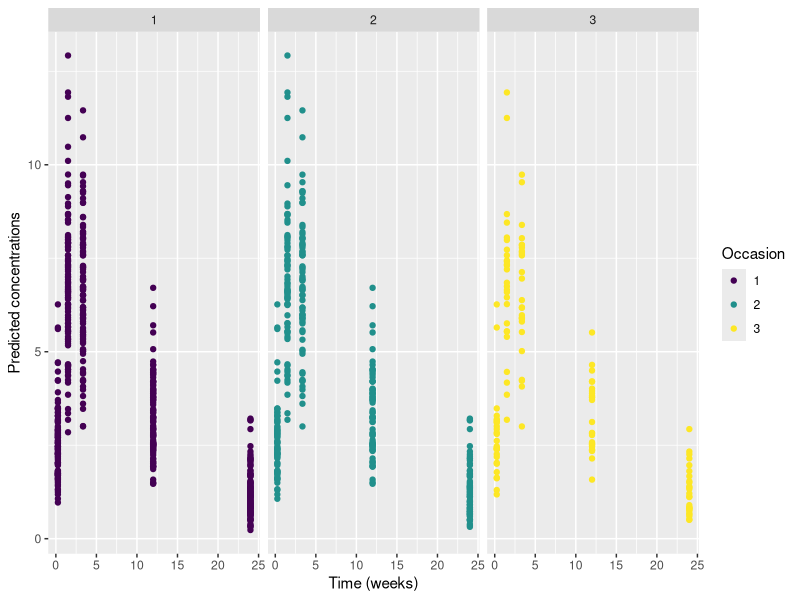
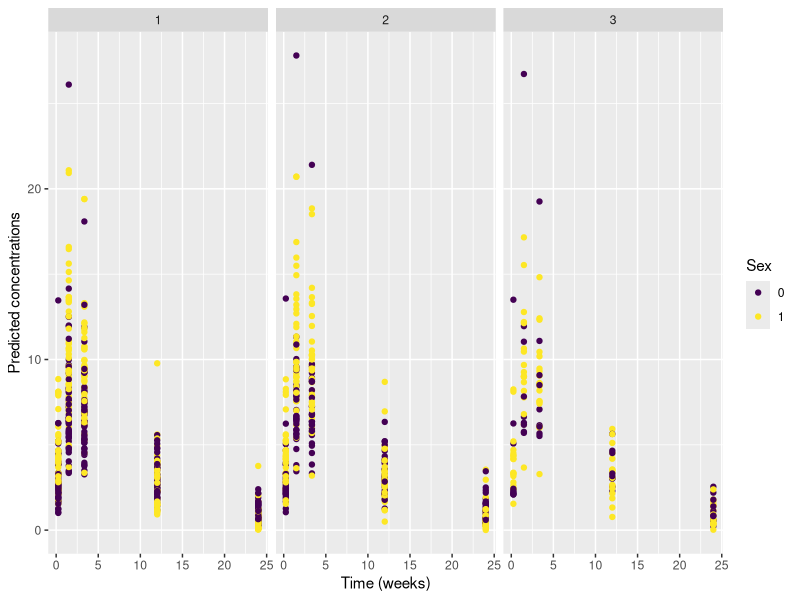
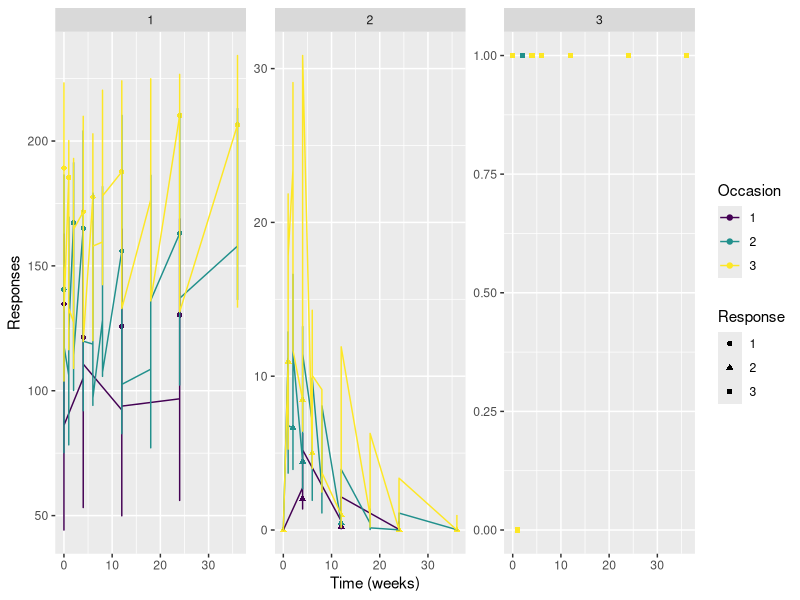
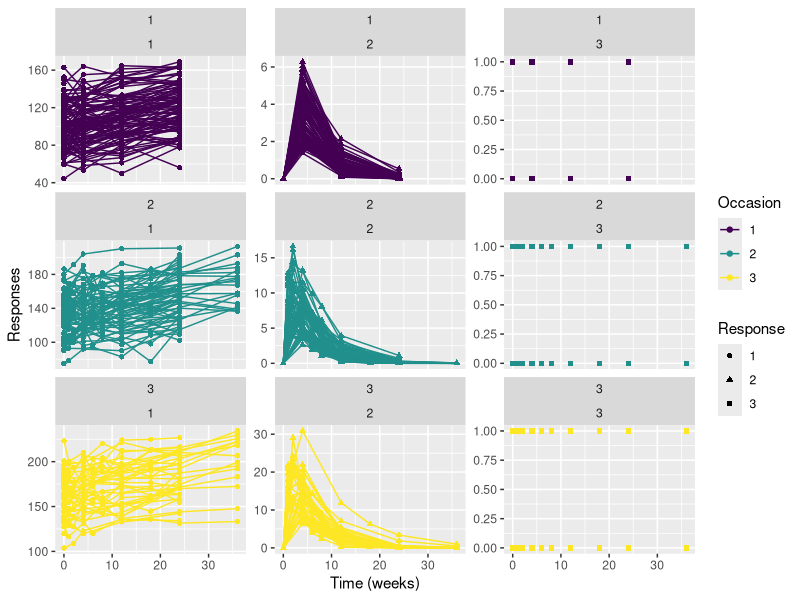
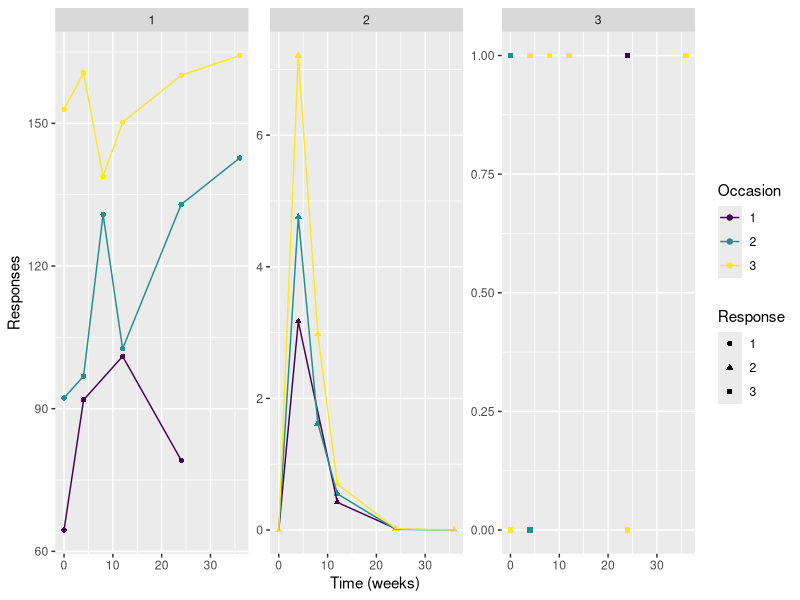
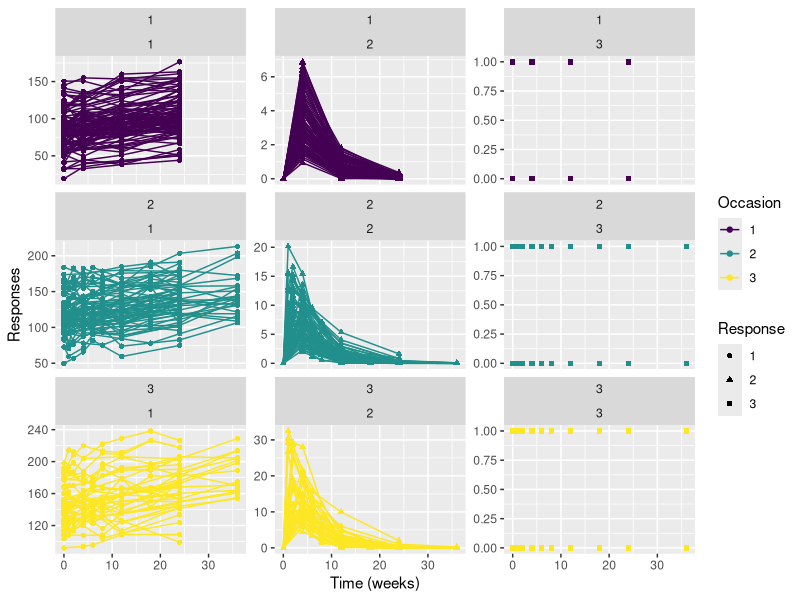
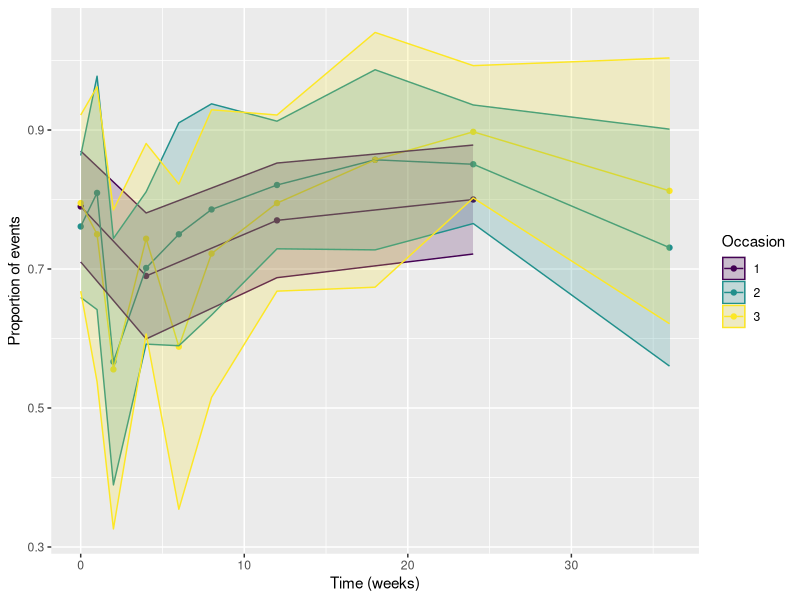

R code for these plots, in order:
## ---- chunk 1
# Setting working directory
require("knitr")
knitr::opts_chunk$set(echo = TRUE)

# Libraries
library(ggplot2) 
library(RColorBrewer) 
library(gridExtra)
library(viridis)
library(mvtnorm)

#library(dplyr)
# library(Cairo)

# Working directory
saemixDir<-"/home/eco/work/saemix/saemixextension"
workDir <-getwd()
setwd(workDir)
knitr::opts_chunk$set(root.dir = workDir)

# directory to save simulated data
datDir<-file.path(saemixDir,"data40")
saveSimData <- FALSE
## ---- chunk 2
#################### Design
nsuj <- 100
sampleTimes <- c(0.25, 1.5, 3.35, 12, 24)

#################### Model
# model function
theo1cpt <- function(psi,id,xidep) {
  tim<-xidep[,1]
  dose<-xidep[,2]
  ka<-psi[id,1]
  V<-psi[id,2]
  CL<-psi[id,3]
  ypred <- dose*ka/V/(ka-CL/V)*(exp(-CL/V*tim) - exp(-ka*tim))
  return(ypred)
}

# Parameters
doses <- c(4)
param <- data.frame(ka=1.48, V=0.48, CL=0.04, betaCRCL=0.5)
## IIV
omega.iiv <- rep(0.3,3)
varcovmat<-diag(c(omega.iiv[2],omega.iiv[3])**2) # correlation between delta and CL
varcovmat[1,2]<-varcovmat[2,1]<-0.7*omega.iiv[2]*omega.iiv[3]
## IOV
omega.iov <- c(0.15)
## Residual variability
par.sig <- c(0.1,0.1)

#################### Covariates
## Baseline covariates
### equal number of male and female
### weight ~ N(60,12) in female and N(70,14) in men
male.id <- sort(sample(1:nsuj, nsuj/2, replace=FALSE))
cov.base <- data.frame(id=1:nsuj, sex=1, wt = trunc(rnorm(nsuj, mean=60, sd=12)))
cov.base$sex[male.id]<-0
cov.base$wt[male.id]<-trunc(rnorm(nsuj/2, mean=70, sd=14))

## Occasion specific covariates
### number of occasions between 1 and 3
### comedication ~ Bernoulli(p=0.3) at each occasion
### CLCR at baseline ~ U(min-max)
### normal values: 97 to 137 mL/min for men and 88 to 128 mL/min for women
#### Decrease of 5% (~N(0.05, 0.01)) every month for the purpose of the exercise
nocc <- sample(1:3, size=nsuj, replace=TRUE) # nb of occasions per subject
cov.base$nb.occ <- nocc
cov.occ<-data.frame()
for(i in 1:nsuj) {
  tabsuj<-do.call(rbind,rep(list(cov.base[i,]),nocc[i]))
  tabsuj<-cbind(tabsuj, occ=1:nocc[i])
  crcl<-trunc(runif(1,97,137))-ifelse(cov.base$sex[1]==1,9,0)
  crcl<-c(crcl, round(crcl*rnorm(1,mean=0.95,sd=0.01), digits=2))
  crcl<-c(crcl, round(crcl[2]*rnorm(1,mean=0.95,sd=0.01), digits=2))
  tabsuj<-cbind(tabsuj,crcl=crcl[1:nocc[i]], comed=rbinom(nocc[i],1,0.3))
  cov.occ<-rbind(cov.occ, tabsuj)
}

# Simulation of individual-specific parameters (dataframe psi1)
## No covariates used in the model
psi1 <-data.frame(id=1:nsuj)
# Simulate first random effects for delta and CL, correlated, then all other etas
tab1 <- rmvnorm(nsuj, sigma=varcovmat)
etas <- matrix(rnorm(nsuj*3,mean=0,sd=1), ncol=3)
psi1$ka <- param$ka*exp(etas[,1]*omega.iiv[1])  # log-normal distribution
psi1$V <- param$V*exp(tab1[,1]) # log-normal distribution, omega.iiv already included
psi1$CL<-param$CL*exp(tab1[,2]) # log-normal distribution

psi1.nocov <- psi1

# Adding subject-specific covariates
psi1$V <- param$V*exp(tab1[,1])*(cov.base$wt/70)*(0.7*cov.base$sex+(1-cov.base$sex))
psi1$CL<-param$CL*exp(tab1[,2])*(cov.base$wt/70)^0.75 # log-normal distribution
psi1.cov <- psi1

# Adding IOV
## No covariate
psi1.iov<-NULL
for(isuj in 1:nsuj) {
  psisuj <- do.call(rbind,rep(list(psi1.nocov[isuj,]),nocc[isuj]))
  psisuj$occ<-1:nocc[isuj]
#  eta.iov<-rmvnorm(nocc[isuj],sigma=iovmat)
  eta.iov<-rnorm(1,mean=0,sd=omega.iov)
#  psisuj$CL <-psisuj$CL*exp(eta.iov[,2])
  psisuj$CL <-psisuj$CL*exp(eta.iov)
  psi1.iov<-rbind(psi1.iov, psisuj)
}
psi1.iov$index <- paste0(psi1.iov$id,".",psi1.iov$occ)

psi1.iov.nocov <- psi1.iov

## Adding occasion-specific covariates
psi1.iov<-NULL
for(isuj in 1:nsuj) {
  psisuj <- do.call(rbind,rep(list(psi1.cov[isuj,]),nocc[isuj]))
  psisuj$occ<-1:nocc[isuj]
  #  eta.iov<-rmvnorm(nocc[isuj],sigma=iovmat)
  eta.iov<-rnorm(nocc[isuj],mean=0,sd=omega.iov)
  #  psisuj$CL <-psisuj$CL*exp(eta.iov[,2])
  psisuj$CL <-psisuj$CL*exp(eta.iov)
  psi1.iov<-rbind(psi1.iov, psisuj)
}
psi1.iov$CL <- psi1.iov$CL*(cov.occ$comed*1.3+(1-cov.occ$comed))*(cov.occ$crcl/110)^(param$betaCRCL)
psi1.iov$index <- paste0(psi1.iov$id,".",psi1.iov$occ)

psi1.iov.cov <- psi1.iov
## ---- chunk 3
# Predicted data (same times for each occasion)
xidep1 <- data.frame(tim=rep(sampleTimes,dim(psi1.iov.nocov)[1]), dose=doses[1], matchidx=rep(psi1.iov.nocov$index, each=length(sampleTimes)))
id1<-match(xidep1$matchidx,psi1.iov.nocov$index)
mat1 <- psi1.iov.nocov$index[match(xidep1$matchidx,psi1.iov.nocov$index)]
mat1 <- matrix(unlist(strsplit(mat1,".",fixed=T)), ncol=2, byrow=T)


# Simulated data (adding error)
## No covariate
psi1 <- as.matrix(psi1.iov.nocov[,2:4])
ypred <- theo1cpt(psi1,id1,xidep1)
gpred <- sqrt(par.sig[1]**2 + (ypred*par.sig[2])**2)
ntot<-length(ypred)
simdata<-data.frame(id=as.integer(mat1[,1]), tim=xidep1$tim, occ=as.integer(mat1[,2]), dose=doses[1], ypred=ypred, 
                    ysim=ypred+gpred*rnorm(ntot,0,1))

ggplot(simdata, aes(x=tim, y=ypred, colour=as.factor(occ))) + geom_point() + xlab("Time (weeks)") + ylab("Predicted concentrations")  + scale_color_viridis("Occasion",discrete = TRUE) + facet_wrap(.~occ)

datsim.nocov <- simdata

if(FALSE)
  plot(xidep1$tim, ypred)

# With covariates
psi1 <- as.matrix(psi1.iov.cov[,2:4])
ypred <- theo1cpt(psi1,id1,xidep1)
gpred <- sqrt(par.sig[1]**2 + (ypred*par.sig[2])**2)
ntot<-length(ypred)
simdata<-data.frame(id=as.integer(mat1[,1]), tim=xidep1$tim, occ=as.integer(mat1[,2]), dose=doses[1], ypred=ypred, 
                    ysim=ypred+gpred*rnorm(ntot,0,1))
simdata <- cbind(simdata,
                 cov.base[match(simdata$id,cov.base$id),2:3],
                 cov.occ[id1,c(6,7)])

ggplot(simdata, aes(x=tim, y=ypred, group=as.factor(sex), colour=as.factor(sex))) + geom_point() + xlab("Time (weeks)") + ylab("Predicted concentrations")  + scale_color_viridis("Sex",discrete = TRUE) + facet_wrap(.~occ)

datsim.cov <- simdata

## ---- chunk 4

if(saveSimData) write.csv(datsim.nocov, file=file.path(datDir,"theoSimul_nocov.csv"), quote=F, row.names = FALSE)

if(saveSimData) write.csv(datsim.cov, file=file.path(datDir,"theoSimul_cov.csv"), quote=F, row.names = FALSE)

## ---- chunk 5
# design
nsuj <- 100
commonTimes <- c(0, 4, 12, 24)
sampleTimes <- c(1,2,6,8,18,36)

# model function
simul.biomarkers <- function(psi,id,xidep) {
  tim<-xidep[,1]
  dose<-xidep[,2]
  y<-xidep[,3] # not used for the simulation
  ytype<-xidep$ytype
  occ <- xidep$occ
  alpha<-psi[id,1] # biomarker 1
  delta<-psi[id,2]
  ka<-psi[id,3] # biomarker 2
  V<-psi[id,4]
  CL<-psi[id,5]
  p3<-psi[id,6] # biomarker 3
  delta.y1<-psi[id,7]
  delta.y2<-psi[id,8]
  y1 <- alpha+delta*tim
  y2 <- dose*ka/V/(ka-CL/V)*(exp(-CL/V*tim) - exp(-ka*tim))
  logit<-p3+delta.y1*(y1/100)+delta.y2*y2
  pevent<-1/(1+exp(-logit))
  ypred<-rbinom(length(tim),size=1, prob=pevent) # ytype==3
  ypred[ytype==1]<-y1[ytype==1]
  ypred[ytype==2]<-y2[ytype==2]
  return(ypred)
}

# Parameters
doses <-c(50,100,200,400)
param <- data.frame(alpha=100, delta=0.83, ka=1, V=12, CL=2.5, p3=0.3, delta.y1=0.84, delta.y2=-0.0675)
## IIV
omega.iiv <- c(rep(0.2,5),0,0.1,0.1) # SD of the IIV for each parameter (on the eta scale)
varcovmat<-diag(c(omega.iiv[2],omega.iiv[5])**2) # correlation between delta and CL
varcovmat[1,2]<-varcovmat[2,1]<-0.7*omega.iiv[2]*omega.iiv[5]
## IOV
omega.iov <- c(0.1, 0.1) # SD of the IOV for each parameter (on the eta scale)
iovmat <- diag(omega.iov**2) # only IOV for delta and CL
iovmat[1,2]<-iovmat[2,1]<-0.7*omega.iov[1]*omega.iov[2]
## Residual variability
par.sig <- c(10,0.1)
# correlation between 

## Biomarker 1: changes from 100 to 150 on average
## Biomarker 2: peaks around 4 weeks, to a value of 20 with the highest dose (200)
biomark2 <- function(tim, dose,param) {
  dose*param$ka/param$V/(param$ka-param$CL/param$V)*(exp(-param$CL/param$V*tim) - exp(-param$ka*tim))
}
# Biomarker 3: initial probability p3=0.3
## increased probability to 0.7 when biomarker 1 is doubled
### logit(0.3)+delta.y1*2=logit(0.7) => delta.y1 = 0.84
## decreased probability to 0.1 when biomarker 2 is at its peak value (20) on the highest dose
### logit(0.3)+delta.y2*20=logit(0.1) => delta.y2 = -0.0675

# Finding parameters for the 2nd biomarker
if(FALSE) {
  xtim<-c(seq(0,4,0.5),5:36)
  ypl <- data.frame(x=rep(xtim,4), dose=rep(doses, each=length(xtim)), y=0)
  for(idose in doses) ypl$y[ypl$dose==idose]<-biomark2(xtim, idose, param)
  ggplot(data=ypl,aes(x=x, y=y, group=dose, colour=as.factor(dose)))+geom_line() + scale_color_viridis(discrete = TRUE)
}
# Finding parameters for the 3rd biomarker
if(FALSE) {
  (log(.7/.3)-log(.3/.7))/2
  (log(.1/.9)-log(.3/.7))/20
}

# Simulation of individual-specific parameters (dataframe psi1)
## No covariates used in the model
psi1 <-data.frame(id=1:nsuj)
# Simulate first random effects for delta and CL, correlated, then all other etas
tab1 <- rmvnorm(nsuj, sigma=varcovmat)
etas <- matrix(rnorm(nsuj*5,mean=0,sd=1), ncol=5)
psi1$alpha <- param$alpha*(1+etas[,1]*omega.iiv[1])
psi1$delta<-param$delta*(1+tab1[,1]) # normal distribution, omega.iiv already included
psi1$ka <- param$ka*exp(etas[,2]*omega.iiv[3])  # log-normal distribution
psi1$V <- param$V*exp(etas[,3]*omega.iiv[4]) # log-normal distribution, omega.iiv already included
psi1$CL<-param$CL*exp(tab1[,2]) # log-normal distribution
psi1$p3 <- param$p3 # no IIV
psi1$delta.y1 <- param$delta.y1*(1+etas[,4]*omega.iiv[7]) # normal distribution
psi1$delta.y2 <- param$delta.y2*(1+etas[,5]*omega.iiv[8])

psi1.nocov <- psi1

# Adding IOV
nocc <- sample(1:3, size=nsuj, replace=TRUE) # nb of occasions per subject
psi1.iov<-NULL
for(isuj in 1:nsuj) {
  psisuj <- do.call(rbind,rep(list(psi1[isuj,]),nocc[isuj]))
  psisuj$occ<-1:nocc[isuj]
  eta.iov<-rmvnorm(nocc[isuj],sigma=iovmat)
  psisuj$delta <-psisuj$delta*(1+eta.iov[,1])
  psisuj$CL <-psisuj$CL*exp(eta.iov[,2])
  # steady increase in biomarker with time across occasions
  if(nocc[isuj]>1)
    psisuj$alpha[2]<-psisuj$alpha[1]+psisuj$delta[1]*36
  if(nocc[isuj]>2)
    psisuj$alpha[3]<-psisuj$alpha[2]+psisuj$delta[2]*36
  psi1.iov<-rbind(psi1.iov, psisuj)
}
psi1.iov$index <- paste0(psi1.iov$id,".",psi1.iov$occ)

# Simulated data
xidep1 <- data.frame(tim=rep(commonTimes, each=3), dose=doses[1], y=0, ytype=rep(c(1:3),length(commonTimes)), occ=1)

simdata<-NULL
isuj<-1
for(isuj in 1:nsuj) {
  xidep<-xidep1
  idose1 <- sample(1:2,1) # starting dose
  xidep$dose <- doses[idose1]
  if(nocc[isuj]>1) {
  for(iocc in 2:nocc[isuj]) {
    ntim <- sample(0:4,1)
    if(ntim>0) xtime <- sort(c(commonTimes,sample(sampleTimes, ntim)))
    xidep2 <- data.frame(tim=rep(xtime, each=3), dose=doses[idose1+(iocc-1)], y=0, ytype=rep(c(1:3),length(xtime)), occ=iocc)
    xidep<-rbind(xidep, xidep2)
  }
  }
  id.occ<-paste0(rep(isuj,dim(xidep)[1]),".",xidep$occ)
  xid <- match(id.occ, psi1.iov$index)
  ypred<-simul.biomarkers(psi1.iov[,-c(1)], xid, xidep)
  datsuj <- data.frame(id=isuj, time=xidep$tim, dose=xidep$dose, ytype=xidep$ytype, occ=xidep$occ,ypred=round(ypred,digits=2), y=ypred)
  datsuj$y[datsuj$ytype==1] <- round(datsuj$y[datsuj$ytype==1] + par.sig[1]*rnorm(sum(datsuj$ytype==1)), digits=2)
  datsuj$y[datsuj$ytype==2] <- round(datsuj$y[datsuj$ytype==2]*(1 + par.sig[2]*rnorm(sum(datsuj$ytype==2))), digits=2)
  simdata <- rbind(simdata, datsuj)
}

if(FALSE) {
  ggplot(datsuj, aes(x=time, y=ypred, group=ytype, colour=as.factor(ytype))) + geom_point() + xlab("Time (weeks)") + ylab("Responses")  + scale_color_viridis("Occasion",discrete = TRUE) + facet_wrap(.~occ)

ggplot(datsuj, aes(x=time, y=ypred, group=occ, colour=as.factor(ytype))) + geom_point() + geom_line() + xlab("Time (weeks)") + ylab("Responses")  + scale_color_viridis("Response",discrete = TRUE) + facet_wrap(.~ytype, scales="free_y")

ggplot(datsuj, aes(x=time, y=y, group=occ, colour=as.factor(ytype))) + geom_point(aes(shape=as.factor(occ))) + geom_line() + xlab("Time (weeks)") + ylab("Responses")  + scale_color_viridis("Response",discrete = TRUE) + scale_shape(name = "Occasion") + facet_wrap(.~ytype, scales="free_y")

}

# Plot for one subject with 3 occasions
isuj <- unique(simdata$id[simdata$occ==3])[1]
datsuj<-simdata[simdata$id==isuj,]
ggplot(datsuj, aes(x=time, y=y, group=occ, colour=as.factor(occ))) + geom_point(aes(shape=as.factor(ytype))) + geom_line(data = subset(simdata, ytype<3)) + xlab("Time (weeks)") + ylab("Responses")  + scale_color_viridis("Occasion",discrete = TRUE) + scale_shape(name = "Response") + facet_wrap(.~ytype, scales="free_y")

# Plot for all subjects
ggplot(simdata, aes(x=time, y=y, group=id, colour=as.factor(occ))) + geom_point(aes(shape=as.factor(ytype))) + geom_line(data = subset(simdata, ytype<3)) + xlab("Time (weeks)") + ylab("Responses")  + scale_color_viridis("Occasion",discrete = TRUE) + scale_shape(name = "Response") + facet_wrap(occ~ytype, scales="free_y")

# Probably need to transform biomarker 3 into % of responses at each time to visualise response 3

## ---- chunk 6
if(saveSimData) write.csv(psi1.iov, file=file.path(datDir,"complexSimulation_simpsiNocov.csv"), quote=F, row.names = FALSE)

if(saveSimData) write.csv(simdata, file=file.path(datDir,"complexSimulation_nocov.csv"), quote=F, row.names = FALSE)

## ---- chunk 7
# Covariates
## Baseline covariates
### equal number of male and female
### weight ~ N(60,12) in female and N(70,14) in men
### age ~ N(60, 9)
male.id <- sort(sample(1:nsuj, nsuj/2, replace=FALSE))
cov.base <- data.frame(id=1:nsuj, sex=1, age=trunc(runif(nsuj,30,71)), wt = trunc(rnorm(nsuj, mean=60, sd=9)))
cov.base$sex[male.id]<-0
cov.base$wt[male.id]<-trunc(rnorm(nsuj/2, mean=70, sd=10.5))
summary(cov.base)

## Occasion specific covariates
### number of occasions between 1 and 3
### Normal serum creatinine ranges are:
#   0.6–1.1 mg/dL in women and adolescents aged 16 and older
#   0.8–1.3 mg/dL in men and adolescents aged 16 and older
#    0.2 or more in infants, depending on muscle development
## note: other sources would give males (0.7-1.2) and females (0.5-1.0) => used here
#### Scr at baseline ~ N(0.75,0.08) + 0.2*(sex=0)
#### Increase of 10% (~N(0.1, 0.01)) every year
### Compute CRCL as a function of Scr, age, wt and sex (ml/min)
### comedication ~ Bernoulli(p=0.3) at each occasion
cov.base$nb.occ <- nocc
cov.occ<-data.frame()
for(i in 1:nsuj) {
  tabsuj<-do.call(rbind,rep(list(cov.base[i,]),nocc[i]))
  tabsuj<-cbind(tabsuj, occ=1:nocc[i])
# Scr: mg/dL
  scr<-rnorm(1, mean=0.75, sd=0.08) + 0.2*(1-cov.base$sex[i])
  scr<-c(scr, round(scr*rnorm(1,mean=1.1,sd=0.01), digits=2))
  scr<-c(scr,round(scr[2]*rnorm(1,mean=1.1,sd=0.01), digits=2))
  tabsuj<-cbind(tabsuj,scr=scr[1:nocc[i]], comed=rbinom(nocc[i],1,0.3))
  cov.occ<-rbind(cov.occ, tabsuj)
}
colnames(cov.occ)[1:4]<-colnames(cov.base)[1:4]
cov.occ$crcl<-(140-cov.occ$age)*cov.occ$wt/(72*cov.occ$scr)* (1*(1-cov.occ$sex)+0.85*cov.occ$sex)
summary(cov.occ)

# Cockroft-Gault equation (mL/min)
# CrCl = [(140 – Age) × Mass (kg) × 0.85 if female] / 72 × [Serum Creatinine (mg/dL)]
# Adult (< 40 years) reference ranges for creatinine clearance are as follows [1] :
#    Male: 107-139 mL/min or 1.78-2.32 mL/s (SI units)
#    Female: 87-107 mL/min or 1.45-1.78 mL/s (SI units)
### Pb: the predicted CrCL values are lower than the normal range even though all variables have been simulated and Scr within the normal ranges... Here: 37 to 144
# Creatinine clearance, however, may over-estimate GFR by 10-20% and has largely been replaced clinically by equations to more directly estimate GFR.

# CKD-EPI equation - 2021 (ml/min for 1.73m2 BSA) for eGFR
vec1<-cov.occ$scr/ifelse(cov.occ$sex==1,0.7,0.9) # Scr/kap where kap=0.7 for females and 0.9 for males
cov.occ$egfr <- 142* (sapply(vec1,function(x) min(x,1)))^(ifelse(cov.occ$sex==1,-0.241,-0.302)) *
  (sapply(vec1,function(x) max(x,1)))^(-1.2) *0.9938^(cov.occ$age)*(1*(1-cov.occ$sex)+1.012*cov.occ$sex)
# a completely different value but closer to the normal range
# normal values: 116 (at 20) to 76 (at 70)
# here: 62 to 110
# GFR>= 90 classified as normal

beta.cov <- data.frame(beta.sexalpha=-30, beta.sexp3=0.4, beta.ageCL=-0.2, beta.agep3=0.024, beta.CRCLCL=0.3, beta.comedCL=0.3, beta.comedp3=-0.89)

# Generating parameters with covariates
psi1.cov<-NULL
for(isuj in 1:nsuj) {
  psisuj<-as.numeric(psi1[isuj,])
  covsuj <- cov.occ[cov.occ$id==isuj,,drop=FALSE]
  niocc<-covsuj$nb.occ[1]
  lp3 <- log(psisuj[7]/(1-psisuj[7]))
  logitp3 <- rep(lp3,niocc) + beta.cov$beta.sexp3*covsuj$sex + beta.cov$beta.agep3*(covsuj$age-50) + beta.cov$beta.comedp3*covsuj$comed
  psi2 <- data.frame(id=covsuj$id,alpha=psisuj[2]+beta.cov$beta.sexalpha*covsuj$sex, 
             delta=rep(psisuj[3],niocc),ka=rep(psisuj[4],niocc),
             V=psisuj[5]*(covsuj$wt/70),
             CL=psisuj[6]*(covsuj$wt/70)^0.75 * (covsuj$age/50)^(beta.cov$beta.ageCL) * (covsuj$crcl/85)^(beta.cov$beta.CRCLCL) * exp(beta.cov$beta.comedCL*covsuj$comed),
             p3=1/(1+exp(-logitp3)),
             delta.y1=rep(psisuj[8],niocc),delta.y2=rep(psisuj[9],niocc),
             occ=covsuj$occ
             )
  psi1.cov<-rbind(psi1.cov, psi2)
}

# Adding IOV
psi1.iov.cov<-NULL
for(isuj in 1:nsuj) {
  psisuj <- psi1.cov[psi1.cov$id==isuj,]
  eta.iov<-rmvnorm(nocc[isuj],sigma=iovmat)
  psisuj$delta <-psisuj$delta*(1+eta.iov[,1])
  psisuj$CL <-psisuj$CL*exp(eta.iov[,2])
  # steady increase in biomarker with time across occasions
  if(nocc[isuj]>1)
    psisuj$alpha[2]<-psisuj$alpha[1]+psisuj$delta[1]*36
  if(nocc[isuj]>2)
    psisuj$alpha[3]<-psisuj$alpha[2]+psisuj$delta[2]*36
  psi1.iov.cov<-rbind(psi1.iov.cov, psisuj)
}
psi1.iov.cov$index <- paste0(psi1.iov.cov$id,".",psi1.iov.cov$occ)

# Simulated data
simdata<-NULL
isuj<-1
for(isuj in 1:nsuj) {
  xidep<-xidep1
  idose1 <- sample(1:2,1) # starting dose
  xidep$dose <- doses[idose1]
  if(nocc[isuj]>1) {
  for(iocc in 2:nocc[isuj]) {
    ntim <- sample(0:4,1)
    if(ntim>0) xtime <- sort(c(commonTimes,sample(sampleTimes, ntim)))
    xidep2 <- data.frame(tim=rep(xtime, each=3), dose=doses[idose1+(iocc-1)], y=0, ytype=rep(c(1:3),length(xtime)), occ=iocc)
    xidep<-rbind(xidep, xidep2)
  }
  }
  id.occ<-paste0(rep(isuj,dim(xidep)[1]),".",xidep$occ)
  xid <- match(id.occ, psi1.iov.cov$index)
  ypred<-simul.biomarkers(psi1.iov.cov[,-c(1)], xid, xidep)
  datsuj <- data.frame(id=isuj, time=xidep$tim, dose=xidep$dose, ytype=xidep$ytype, occ=xidep$occ,ypred=round(ypred,digits=2), y=ypred)
  datsuj$y[datsuj$ytype==1] <- round(datsuj$y[datsuj$ytype==1] + par.sig[1]*rnorm(sum(datsuj$ytype==1)), digits=2)
  datsuj$y[datsuj$ytype==2] <- round(datsuj$y[datsuj$ytype==2]*(1 + par.sig[2]*rnorm(sum(datsuj$ytype==2))), digits=2)
  simdata <- rbind(simdata, datsuj)
}

if(FALSE) {
  ggplot(datsuj, aes(x=time, y=ypred, group=ytype, colour=as.factor(ytype))) + geom_point() + xlab("Time (weeks)") + ylab("Responses")  + scale_color_viridis("Occasion",discrete = TRUE) + facet_wrap(.~occ)

ggplot(datsuj, aes(x=time, y=ypred, group=occ, colour=as.factor(ytype))) + geom_point() + geom_line() + xlab("Time (weeks)") + ylab("Responses")  + scale_color_viridis("Response",discrete = TRUE) + facet_wrap(.~ytype, scales="free_y")

ggplot(datsuj, aes(x=time, y=y, group=occ, colour=as.factor(ytype))) + geom_point(aes(shape=as.factor(occ))) + geom_line() + xlab("Time (weeks)") + ylab("Responses")  + scale_color_viridis("Response",discrete = TRUE) + scale_shape(name = "Occasion") + facet_wrap(.~ytype, scales="free_y")

}

# Plot for one subject with 3 occasions
isuj <- unique(simdata$id[simdata$occ==3])[1]
datsuj<-simdata[simdata$id==isuj,]
ggplot(datsuj, aes(x=time, y=y, group=occ, colour=as.factor(occ))) + geom_point(aes(shape=as.factor(ytype))) + geom_line(data = subset(datsuj, ytype<3)) + xlab("Time (weeks)") + ylab("Responses")  + scale_color_viridis("Occasion",discrete = TRUE) + scale_shape(name = "Response") + facet_wrap(.~ytype, scales="free_y")

# par(mfrow=c(1,3)); for(ity in 1:3) plot(datsuj$time[datsuj$ytype==ity], datsuj$y[datsuj$ytype==ity], type="b")

# Plot for all subjects
ggplot(simdata, aes(x=time, y=y, group=id, colour=as.factor(occ))) + geom_point(aes(shape=as.factor(ytype))) + geom_line(data = subset(simdata, ytype<3)) + xlab("Time (weeks)") + ylab("Responses")  + scale_color_viridis("Occasion",discrete = TRUE) + scale_shape(name = "Response") + facet_wrap(occ~ytype, scales="free_y")

# Probably need to transform biomarker 3 into % of responses at each time to visualise response 3
bio3 <- NULL
for(iocc in 1:3) {
  datocc <- simdata[simdata$ytype==3 & simdata$occ==iocc,]
  xtim<-sort(unique(datocc$time))
  for(itim in xtim) {
    y3<-datocc$y[datocc$time==itim]
    bio3<-rbind(bio3,c(iocc,itim,length(y3),sum(y3)/length(y3)))
  }
}
bio3<-as.data.frame(bio3)
colnames(bio3)<-c("occ","time","nobs","p")
bio3$sd <- sqrt(bio3$p*(1-bio3$p)/bio3$nobs)
bio3$lower <- bio3$p -1.96*bio3$sd
bio3$upper <- bio3$p +1.96*bio3$sd
ggplot(data=bio3, aes(x=time, y=p, group=as.factor(occ), colour=as.factor(occ),fill=as.factor(occ))) + geom_point() + geom_line() + geom_ribbon(data=bio3,aes(ymin=lower, ymax=upper), alpha=0.2) + xlab("Time (weeks)") + ylab("Proportion of events")  + scale_color_viridis("Occasion",discrete = TRUE) + scale_fill_viridis("Occasion",discrete = TRUE)

# Generating responses
## psi
if(saveSimData) write.csv(psi1.iov.cov, file=file.path(datDir,"complexSimulation_simpsiCov.csv"), quote=F, row.names = FALSE)

## simulated data, with covariates
lab1 <- paste0(cov.occ$id,".", cov.occ$occ)
lab2 <- paste0(simdata$id,".", simdata$occ)
simdataCov <- cbind(simdata, cov.occ[match(lab2,lab1),c(5,2:4,7:9)])
if(saveSimData) write.csv(simdataCov, file=file.path(datDir,"complexSimulation_cov.csv"), quote=F, row.names = FALSE)
